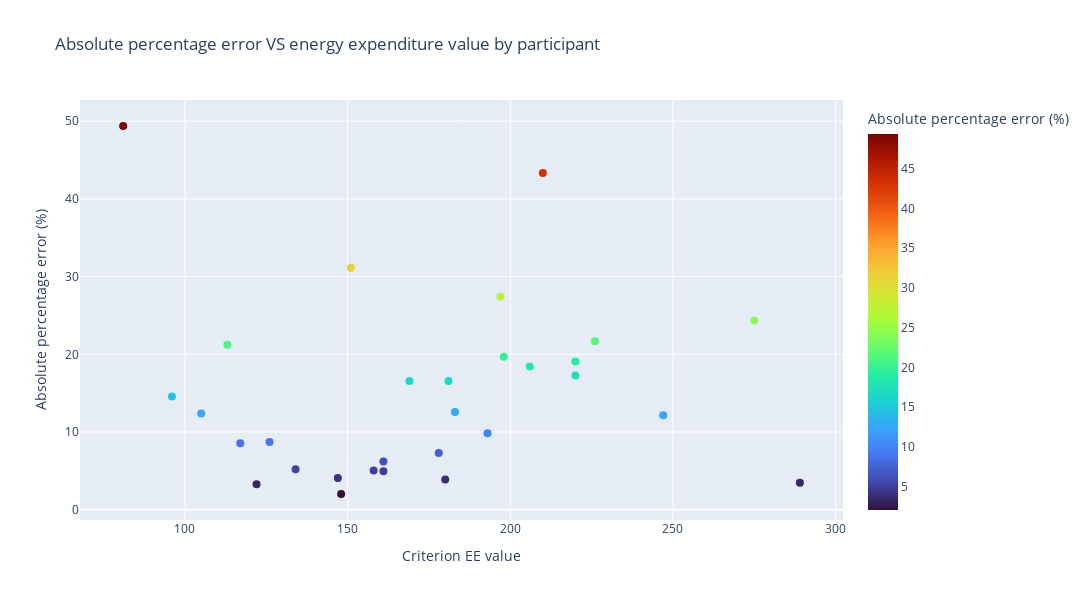

The cell this chart's notebook holds for it:
### Code cell
df['error'] = (df['cosmed_ee'] - df['pixel_ee']).abs()

fig = px.scatter(
    data_frame=df,
    x='cosmed_ee',
    y='absolute_percentage_errors',
    title='Absolute percentage error VS energy expenditure value by participant',
    labels={"cosmed_ee": 'Criterion EE value', "absolute_percentage_errors": 'Absolute percentage error (%)'},
    color="absolute_percentage_errors",
    color_continuous_scale='Turbo',
)

fig.update_traces(marker=dict(size=8))

fig.update_layout(
    height=600,
    width=1200
)

fig.show()

### Figure 1 — Plotly figure (JSON) as saved in the notebook; plotly's stock layout.template omitted (floating-point values rounded to 4 significant figures)
{"data": [{"hovertemplate": "Criterion EE value=%{x}<br>Absolute percentage error (%)=%{marker.color}<extra></extra>", "legendgroup": "", "marker": {"color": [27.41, 3.46, 43.33, 12.15, 17.27, 4.082, 14.58, 12.57, 49.38, 21.68, 12.38, 6.211, 8.73, 21.24, 16.57, 3.889, 8.547, 7.303, 24.36, 31.13, 3.279, 19.7, 2.027, 4.969, 5.224, 18.45, 19.09, 16.57, 5.063, 9.845], "coloraxis": "coloraxis", "size": 8, "symbol": "circle"}, "mode": "markers", "name": "", "orientation": "v", "showlegend": false, "type": "scatter", "x": [197, 289, 210, 247, 220, 147, 96, 183, 81, 226, 105, 161, 126, 113, 181, 180, 117, 178, 275, 151, 122, 198, 148, 161, 134, 206, 220, 169, 158, 193], "xaxis": "x", "y": [27.41, 3.46, 43.33, 12.15, 17.27, 4.082, 14.58, 12.57, 49.38, 21.68, 12.38, 6.211, 8.73, 21.24, 16.57, 3.889, 8.547, 7.303, 24.36, 31.13, 3.279, 19.7, 2.027, 4.969, 5.224, 18.45, 19.09, 16.57, 5.063, 9.845], "yaxis": "y"}], "layout": {"coloraxis": {"colorbar": {"title": {"text": "Absolute percentage error (%)"}}, "colorscale": [[0, "#30123b"], [0.07143, "#4145ab"], [0.1429, "#4675ed"], [0.2143, "#39a2fc"], [0.2857, "#1bcfd4"], [0.3571, "#24eca6"], [0.4286, "#61fc6c"], [0.5, "#a4fc3b"], [0.5714, "#d1e834"], [0.6429, "#f3c63a"], [0.7143, "#fe9b2d"], [0.7857, "#f36315"], [0.8571, "#d93806"], [0.9286, "#b11901"], [1, "#7a0402"]]}, "height": 600, "legend": {"tracegroupgap": 0}, "title": {"text": "Absolute percentage error VS energy expenditure value by participant"}, "width": 1200, "xaxis": {"anchor": "y", "domain": [0, 1], "title": {"text": "Criterion EE value"}}, "yaxis": {"anchor": "x", "domain": [0, 1], "title": {"text": "Absolute percentage error (%)"}}}}
